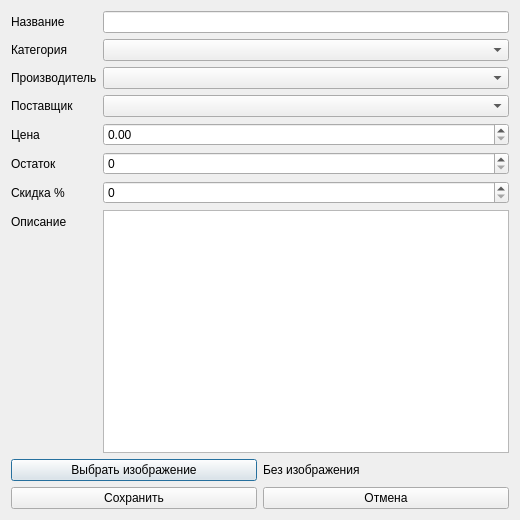
<?xml version="1.0" encoding="UTF-8"?>
<ui version="4.0"><class>ProductForm</class><widget class="QDialog" name="ProductForm">
<property name="windowTitle"><string>Товар</string></property><property name="minimumSize"><size><width>520</width><height>520</height></size></property>
<layout class="QVBoxLayout" name="verticalLayout">
<item><layout class="QFormLayout" name="formLayout">
<item row="0" column="0"><widget class="QLabel" name="label"><property name="text"><string>Название</string></property></widget></item>
<item row="0" column="1"><widget class="QLineEdit" name="nameEdit"/></item>
<item row="1" column="0"><widget class="QLabel" name="label_2"><property name="text"><string>Категория</string></property></widget></item>
<item row="1" column="1"><widget class="QComboBox" name="categoryBox"/></item>
<item row="2" column="0"><widget class="QLabel" name="label_3"><property name="text"><string>Производитель</string></property></widget></item>
<item row="2" column="1"><widget class="QComboBox" name="manufacturerBox"/></item>
<item row="3" column="0"><widget class="QLabel" name="label_4"><property name="text"><string>Поставщик</string></property></widget></item>
<item row="3" column="1"><widget class="QComboBox" name="supplierBox"/></item>
<item row="4" column="0"><widget class="QLabel" name="label_5"><property name="text"><string>Цена</string></property></widget></item>
<item row="4" column="1"><widget class="QDoubleSpinBox" name="priceSpin"><property name="maximum"><double>9999999.990000000223517</double></property></widget></item>
<item row="5" column="0"><widget class="QLabel" name="label_6"><property name="text"><string>Остаток</string></property></widget></item>
<item row="5" column="1"><widget class="QSpinBox" name="quantitySpin"><property name="maximum"><number>999999</number></property></widget></item>
<item row="6" column="0"><widget class="QLabel" name="label_7"><property name="text"><string>Скидка %</string></property></widget></item>
<item row="6" column="1"><widget class="QSpinBox" name="discountSpin"><property name="maximum"><number>100</number></property></widget></item>
<item row="7" column="0"><widget class="QLabel" name="label_8"><property name="text"><string>Описание</string></property></widget></item>
<item row="7" column="1"><widget class="QPlainTextEdit" name="descriptionEdit"/></item>
</layout></item>
<item><layout class="QHBoxLayout" name="imageLayout">
<item><widget class="QPushButton" name="imageButton"><property name="text"><string>Выбрать изображение</string></property></widget></item>
<item><widget class="QLabel" name="imageLabel"><property name="text"><string>Без изображения</string></property></widget></item>
</layout></item>
<item><layout class="QHBoxLayout" name="buttonLayout">
<item><widget class="QPushButton" name="saveButton"><property name="text"><string>Сохранить</string></property></widget></item>
<item><widget class="QPushButton" name="cancelButton"><property name="text"><string>Отмена</string></property></widget></item>
</layout></item>
</layout></widget><resources/><connections/></ui>
